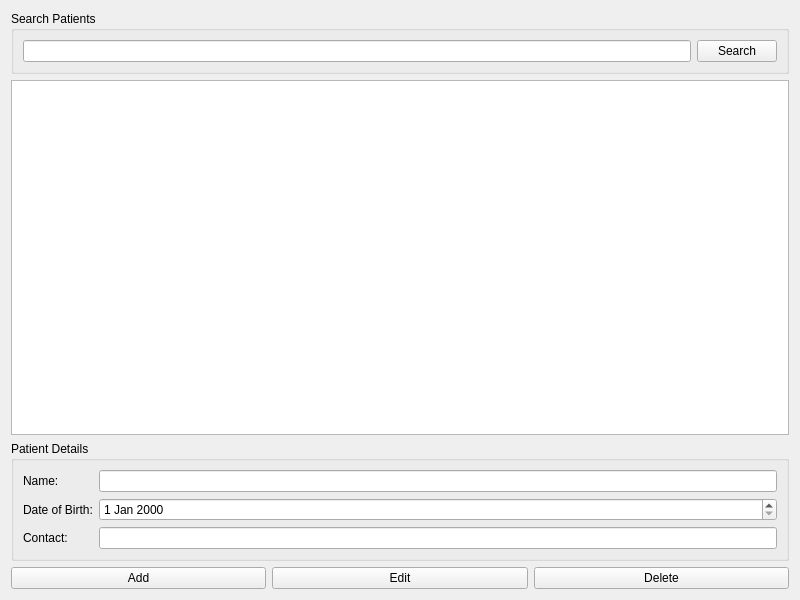
<?xml version="1.0" encoding="UTF-8"?>
<ui version="4.0">
 <class>PatientForm</class>
 <widget class="QWidget" name="PatientForm">
  <property name="geometry">
   <rect>
    <x>0</x>
    <y>0</y>
    <width>800</width>
    <height>600</height>
   </rect>
  </property>
  <property name="windowTitle">
   <string>Patient Management</string>
  </property>
  <layout class="QVBoxLayout" name="verticalLayout">
   <item>
    <widget class="QGroupBox" name="groupBox">
     <property name="title">
      <string>Search Patients</string>
     </property>
     <layout class="QHBoxLayout" name="horizontalLayout">
      <item>
       <widget class="QLineEdit" name="searchEdit"/>
      </item>
      <item>
       <widget class="QPushButton" name="searchButton">
        <property name="text">
         <string>Search</string>
        </property>
       </widget>
      </item>
     </layout>
    </widget>
   </item>
   <item>
    <widget class="QTableView" name="tableView">
     <property name="selectionMode">
      <enum>QAbstractItemView::SingleSelection</enum>
     </property>
     <property name="selectionBehavior">
      <enum>QAbstractItemView::SelectRows</enum>
     </property>
    </widget>
   </item>
   <item>
    <widget class="QGroupBox" name="groupBox_2">
     <property name="title">
      <string>Patient Details</string>
     </property>
     <layout class="QFormLayout" name="formLayout">
      <item row="0" column="0">
       <widget class="QLabel" name="label">
        <property name="text">
         <string>Name:</string>
        </property>
       </widget>
      </item>
      <item row="0" column="1">
       <widget class="QLineEdit" name="nameEdit"/>
      </item>
      <item row="1" column="0">
       <widget class="QLabel" name="label_2">
        <property name="text">
         <string>Date of Birth:</string>
        </property>
       </widget>
      </item>
      <item row="1" column="1">
       <widget class="QDateEdit" name="dobEdit"/>
      </item>
      <item row="2" column="0">
       <widget class="QLabel" name="label_3">
        <property name="text">
         <string>Contact:</string>
        </property>
       </widget>
      </item>
      <item row="2" column="1">
       <widget class="QLineEdit" name="contactEdit"/>
      </item>
     </layout>
    </widget>
   </item>
   <item>
    <layout class="QHBoxLayout" name="horizontalLayout_2">
     <item>
      <widget class="QPushButton" name="addButton">
       <property name="text">
        <string>Add</string>
       </property>
      </widget>
     </item>
     <item>
      <widget class="QPushButton" name="editButton">
       <property name="text">
        <string>Edit</string>
       </property>
      </widget>
     </item>
     <item>
      <widget class="QPushButton" name="deleteButton">
       <property name="text">
        <string>Delete</string>
       </property>
      </widget>
     </item>
    </layout>
   </item>
  </layout>
 </widget>
 <resources/>
 <connections/>
</ui>
